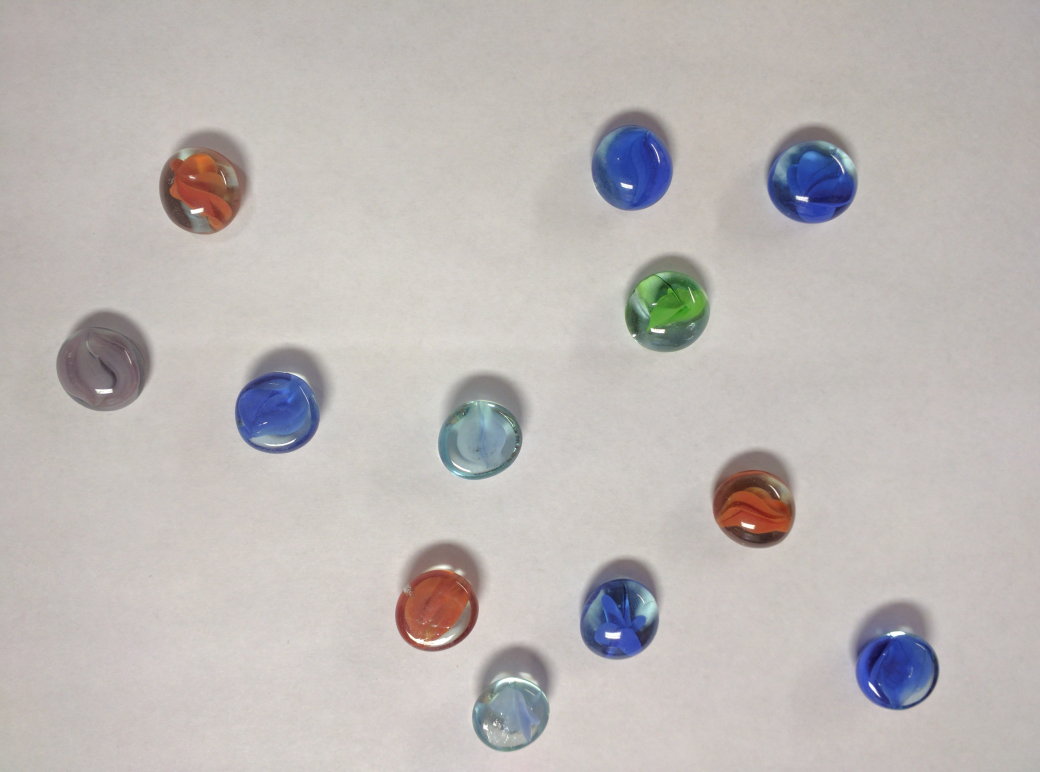
#> input picture beads.jpg, 4160 x 3088 px (shown at 1/4 size)
$ python -i ImageEdit.py   (imports and definitions only)
#> lines starting #> are read from the running program, lines starting #| are printed output that depends on the picture
import numpy as np
import cv2 as cv
import tkFileDialog
import tkMessageBox

# [28 lines left out: functions onBlur, onBlurCustom, not called in this run]

def gray(img):
    temp = cv.cvtColor(img, cv.COLOR_RGB2GRAY)
    return temp
# [5 lines left out: function reset, not called in this run]
def gradMag(img):
    dx = cv.Sobel(img, cv.CV_64F, 1, 0, ksize=3)
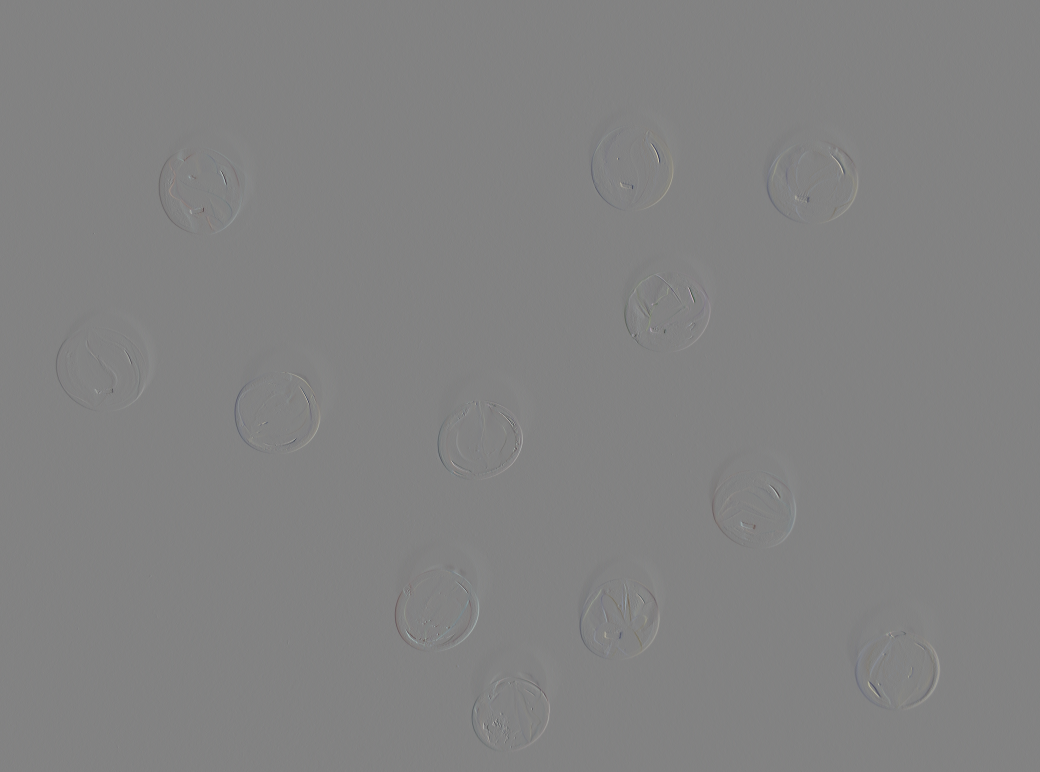
#> dx: shape (3088, 4160, 3) float64 (shown at 1/4 size); mean R, G, B 0, 0, 0; drawn with min black and max white
    dy = cv.Sobel(img, cv.CV_64F, 0, 1, ksize=3)
    dx = cv.pow(dx, 2)
    dy = cv.pow(dy, 2)
    img = cv.addWeighted(dx, 1, dy, 1, 0)
    img = cv.pow(img, 0.5)
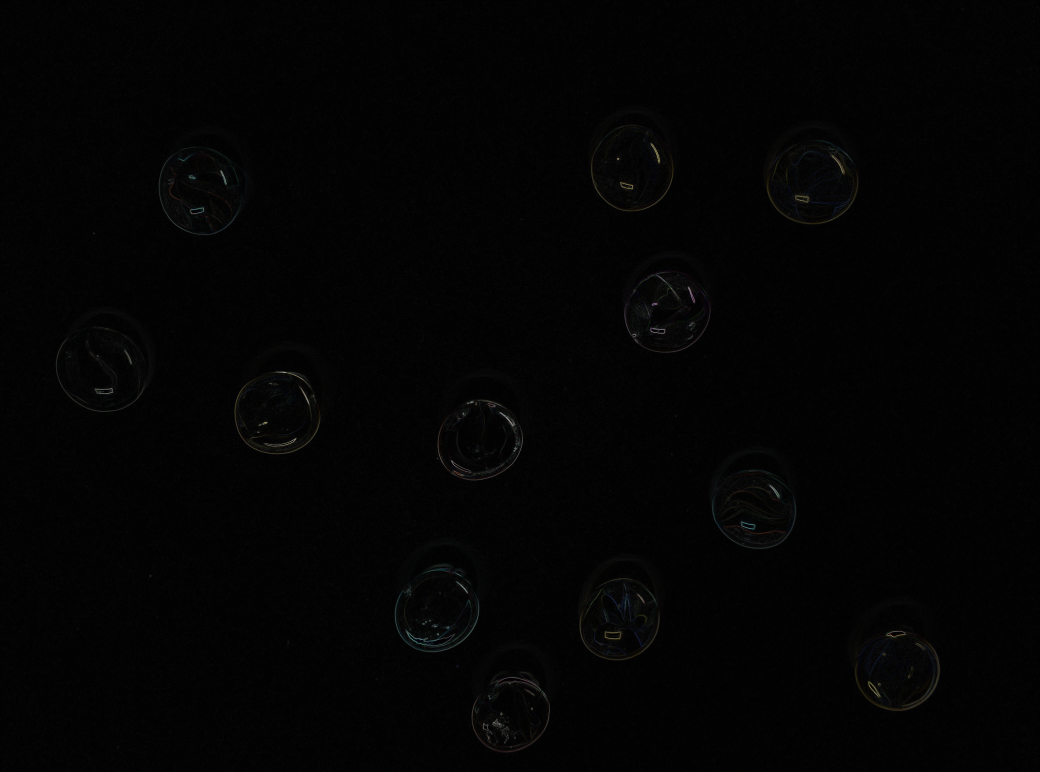
#> img: shape (3088, 4160, 3) float64 (shown at 1/4 size); mean R, G, B 10.8, 10.4, 10.8; drawn with min black and max white
    img = cv.convertScaleAbs(img)
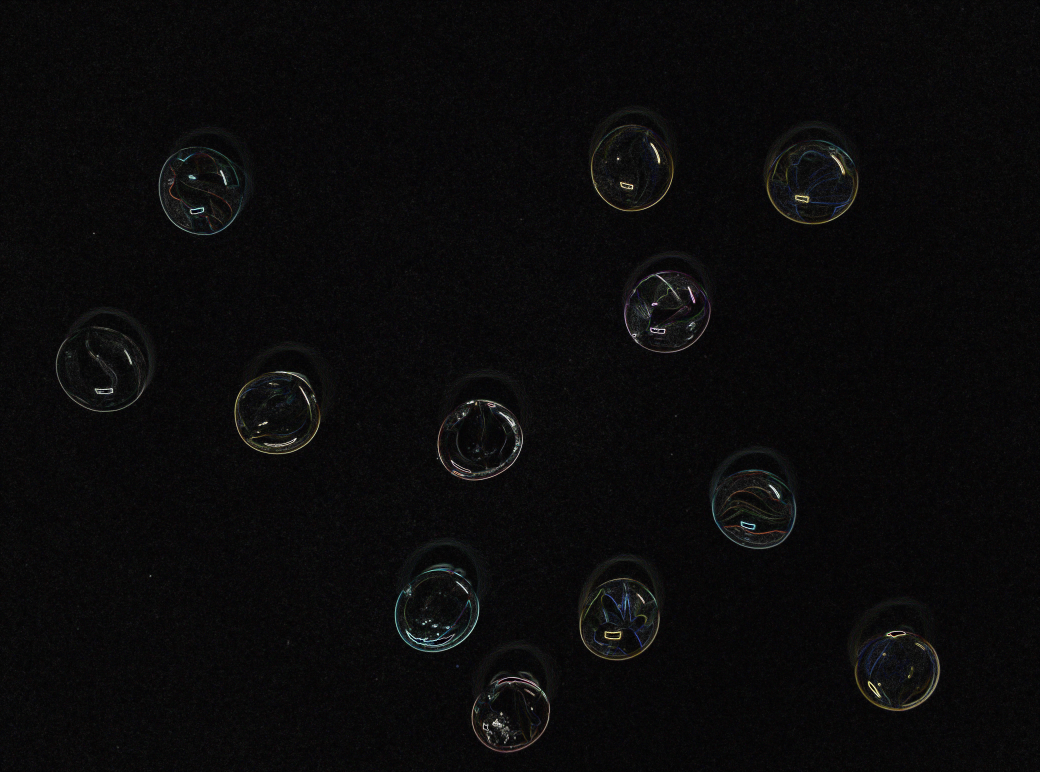
#> img: shape (3088, 4160, 3) (shown at 1/4 size); mean R, G, B 10.7, 10.3, 10.7
    return img

# [41 lines left out: functions magVectors, imgRot, not called in this run]

# [2 lines not run here, left out]
window = cv.namedWindow('Image', cv.WINDOW_NORMAL)
# [1 line that did not run here, left out]
cCount = 0
trackBar = 0
# [90 lines not run here, left out]

>>> import cv2
>>> picture = cv2.cvtColor(cv2.imread('beads.jpg'), cv2.COLOR_BGR2RGB)
>>> result = gradMag(picture)
